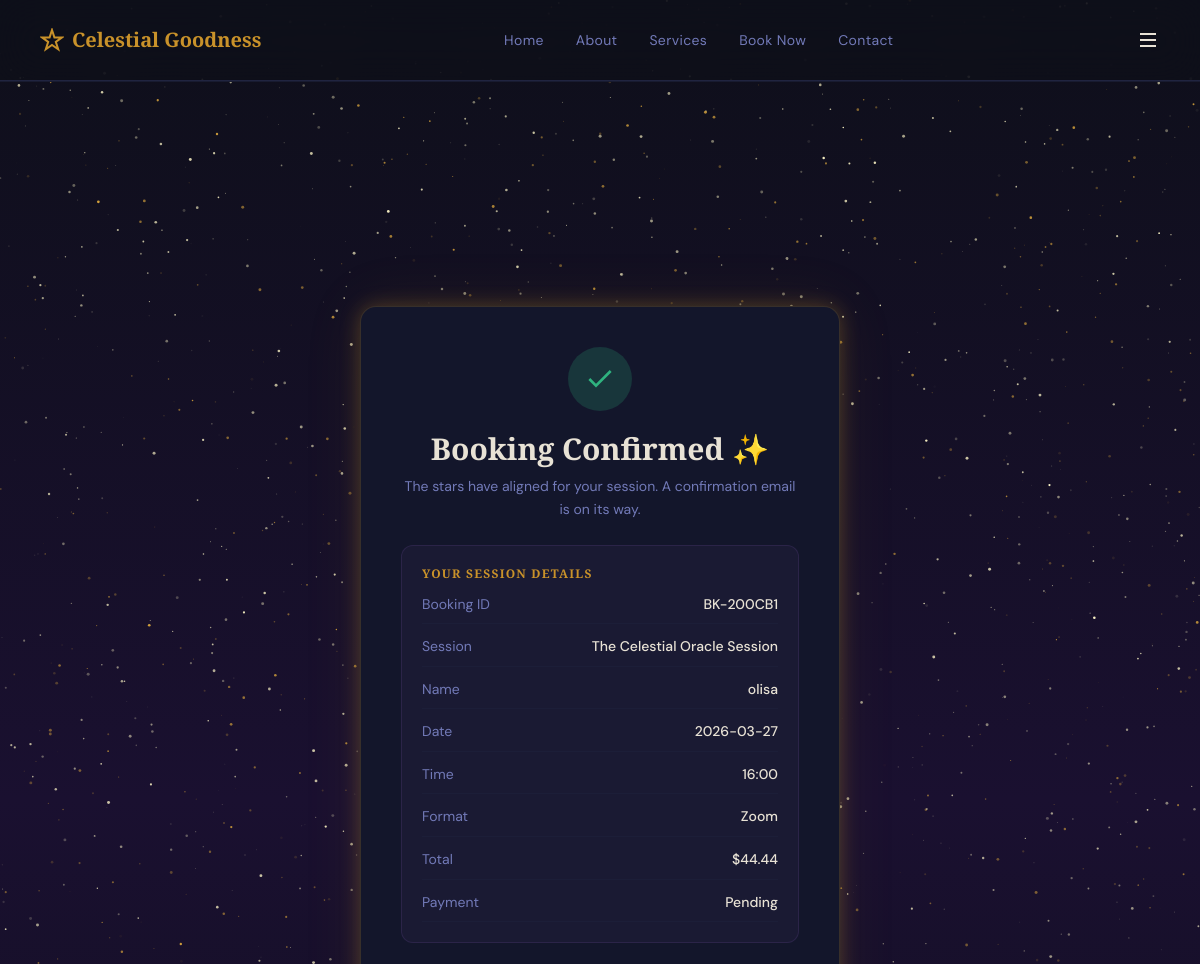
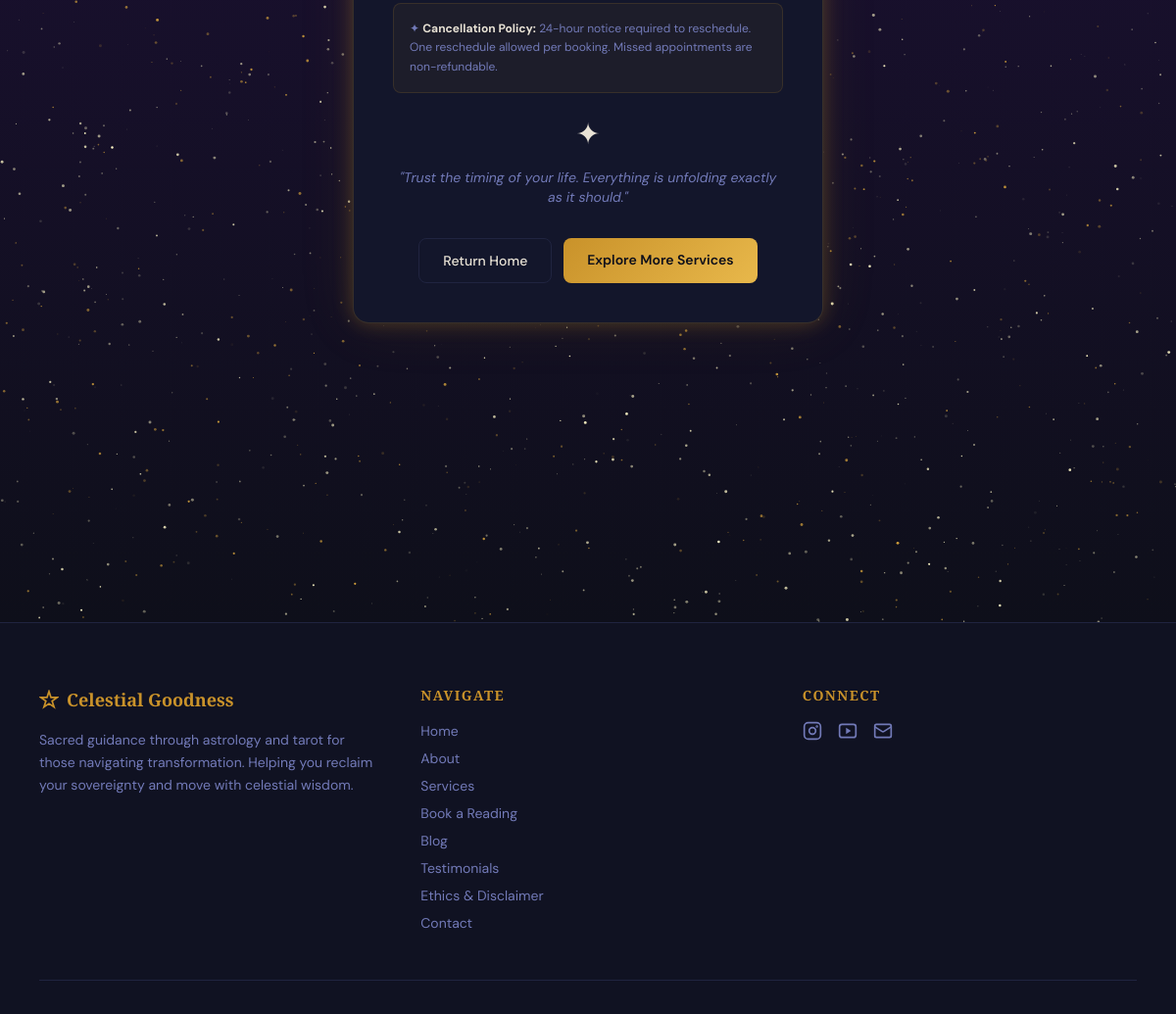
Page /booking/success?id=BK-200CB1 on the committed database (2 pictures, top to bottom).
### app.py (models this page shows)
class Booking(db.Model):
    __tablename__ = "bookings"
    id             = db.Column(db.String(20),  primary_key=True)
    client_name    = db.Column(db.String(120), nullable=False)
    email          = db.Column(db.String(120), nullable=False)
    service_id     = db.Column(db.String(10),  db.ForeignKey("services.id"), nullable=False)
    service_name   = db.Column(db.String(200), nullable=False)
    price          = db.Column(db.Float,       nullable=False, default=0.0)
    date           = db.Column(db.String(20),  nullable=False)
    time           = db.Column(db.String(10),  nullable=False)
    format         = db.Column(db.String(20),  default="zoom")
    notes          = db.Column(db.Text,        default="")
    birth_date     = db.Column(db.String(20),  default="")
    birth_time     = db.Column(db.String(10),  default="")
    birth_location = db.Column(db.String(200), default="")
    payment_status    = db.Column(db.String(20),  default="pending")
    status            = db.Column(db.String(20),  default="upcoming")
    zoom_link         = db.Column(db.String(500), default="")
    reschedule_count  = db.Column(db.Integer,     default=0)
    created_at        = db.Column(db.DateTime,    default=datetime.utcnow)
    def to_dict(self):
        return {
            "id":            self.id,
            "clientName":    self.client_name,
            "email":         self.email,
            "serviceId":     self.service_id,
            "serviceName":   self.service_name,
            "price":         self.price,
            "date":          self.date,
            "time":          self.time,
            "format":        self.format,
            "notes":         self.notes,
            "birthDate":     self.birth_date,
            "birthTime":     self.birth_time,
            "birthLocation": self.birth_location,
            "paymentStatus": self.payment_status,
            "status":        self.status,
            "zoomLink":      self.zoom_link or "",
            "rescheduleCount": self.reschedule_count or 0,
            "createdAt":     self.created_at.isoformat() + "Z",
        }

### app.py (the view)
@app.route("/booking/success")
def booking_success():
    booking_id = request.args.get("id", "")
    booking = Booking.query.get(booking_id) if booking_id else None
    if not booking:
        return redirect(url_for("booking"))
    return render_template("success.html", booking=booking.to_dict())

### templates/success.html (shortened to what this page needs)
{% extends "base.html" %}
{% block body %}
<section class="flex min-h-[80vh] items-center justify-center bg-gradient-hero star-field py-20">
  <div class="max-w-lg mx-auto px-4 w-full">
    <div class="rounded-2xl border border-[#c9922a]/20 bg-[#13162b] p-10 shadow-glow animate-fade-in-up">
      <div class="mx-auto mb-5 w-16 h-16 rounded-full bg-[#2fb37f]/20 flex items-center justify-center">
        <svg class="w-8 h-8" style="color:#2fb37f" fill="none" stroke="currentColor" stroke-width="2" viewBox="0 0 24 24">
          <polyline points="20 6 9 17 4 12"/>
        </svg>
      </div>
      <h1 class="mb-2 text-center font-display text-3xl font-bold" style="color:var(--fg)">Booking Confirmed ✨</h1>
      <p class="mb-6 text-center font-body text-sm leading-relaxed" style="color:var(--muted)">
        The stars have aligned for your session. A confirmation email is on its way.
      </p>
      {% if booking %}
      <div class="rounded-xl p-5 mb-6 space-y-3" style="background:rgba(110,77,153,0.08);border:1px solid rgba(110,77,153,0.2);">
        <p class="font-display text-xs font-semibold uppercase tracking-widest mb-1" style="color:var(--primary)">Your Session Details</p>
        {% set rows = [
          ('Booking ID',  booking.id),
          ('Session',     booking.serviceName),
          ('Name',        booking.clientName),
          ('Date',        booking.date),
          ('Time',        booking.time),
          ('Format',      'Zoom' if booking.format == 'zoom' else 'Phone'),
          ('Total',       '$' ~ '%.2f'|format(booking.price)),
          ('Payment',     booking.paymentStatus | capitalize),
        ] %}
        {% for label, value in rows %}
        <div class="flex justify-between gap-4 text-sm" style="border-bottom:1px solid rgba(32,36,64,.4);padding-bottom:.6rem;">
          <span class="font-body" style="color:var(--muted);min-width:100px">{{ label }}</span>
          <span class="font-body font-medium text-right flex-1" style="color:var(--fg)">{{ value }}</span>
        </div>
        {% endfor %}
      </div>
      {% endif %}
      <div class="rounded-lg p-4 mb-6 text-xs" style="background:rgba(201,146,42,0.06);border:1px solid rgba(201,146,42,0.15);">
        <p style="color:var(--muted);line-height:1.6;">
          ✦ <strong style="color:var(--fg)">Cancellation Policy:</strong>
          24-hour notice required to reschedule. One reschedule allowed per booking.
          Missed appointments are non-refundable.
        </p>
      </div>
      <div class="text-3xl text-center mb-4 animate-pulse-glow">✦</div>
      <p class="mb-8 text-center font-body text-sm italic" style="color:var(--muted)">
        "Trust the timing of your life. Everything is unfolding exactly as it should."
      </p>
      <div class="flex flex-col gap-3 sm:flex-row sm:justify-center">
        <a href="/" class="rounded-lg border px-6 py-3 font-body text-sm font-medium text-center transition-colors"
           style="border-color:var(--border);color:var(--fg);"
           onmouseover="this.style.borderColor='var(--primary)';this.style.color='var(--primary)'"
           onmouseout="this.style.borderColor='var(--border)';this.style.color='var(--fg)'">
          Return Home
        </a>
        <a href="/services" class="rounded-lg px-6 py-3 font-body text-sm font-semibold text-center transition-transform hover:scale-105"
           style="background:linear-gradient(135deg,#c9922a,#e8b84b);color:#0e0f1a;">
          Explore More Services
        </a>
      </div>
    </div>
  </div>
</section>
{% endblock %}

### static/css/style.css (style rules this page uses)
:root { --bg: #0e0f1a; --bg-card: #13162b; --border: #202440; --fg: #e8e2d5; --muted: #727ab8; --primary: #c9922a; --primary-light: #d4ac55; --primary-dark: #a06b10; --celestial: #6e4d99; --celestial-light: #9b7abf; --success: #2fb37f; --destructive: #e74c3c; --gradient-gold: linear-gradient(135deg, #c9922a, #c06420, #d4ac55); --gradient-hero: linear-gradient(180deg, #0e0f1a 0%, #1a1030 50%, #0e0f1a 100%); --gradient-celestial:linear-gradient(135deg, #2a1a40, #0e0f1a, #0d1e2a); --shadow-gold: 0 4px 30px rgba(201, 146, 42, 0.20); --shadow-card: 0 8px 40px rgba(0, 0, 0, 0.35); --shadow-glow: 0 0 20px rgba(201, 146, 42, 0.30), 0 0 60px rgba(201, 146, 42, 0.10); --font-display: 'Playfair Display', Georgia, serif; --font-body: 'DM Sans', system-ui, sans-serif; --radius: 0.75rem; }
*, *::before, *::after { box-sizing: border-box; }
body { background-color: var(--bg); color: var(--fg); font-family: var(--font-body); min-height: 100vh; margin: 0; }
h1, h2, h3, h4, h5, h6 { font-family: var(--font-display); }
.font-display { font-family: var(--font-display); }
.font-body { font-family: var(--font-body); }
.bg-gradient-hero { background: var(--gradient-hero); }
.shadow-glow { box-shadow: var(--shadow-glow); }
.star-field { position: relative; }
.star-field > *:not(.star-canvas) { position: relative; z-index: 1; }
.animate-pulse-glow { animation: pulseGlow 2s ease-in-out infinite; }
.animate-fade-in-up { animation: fadeInUp 0.6s ease both; }

### rows in the picture
Booking: label "Booking ID", id "BK-200CB1", label "Session", service_name "The Celestial Oracle Session", label "Name", client_name "olisa", label "Date", date "2026-03-27", label "Time", time "16:00"

### other values in the picture
{{ label }} "Home" "About" "Services" "Book Now" "Contact"
{{ label }} "Format" "Total" "Payment"
{{ value }} "Zoom" "$44.44" "Pending"
{{ label }} "Home" "About" "Services" "Book a Reading" "Blog" "Testimonials" "Ethics & Disclaimer" "Contact"
